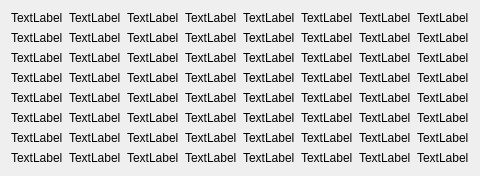
            <widget class="QWidget" name="screen64x">
             <layout class="QGridLayout" name="gridLayout">
              <item row="8" column="0">
               <widget class="QLabel" name="chscreen_7_70">
                <property name="text">
                 <string>TextLabel</string>
                </property>
               </widget>
              </item>
              <item row="1" column="0">
               <widget class="QLabel" name="chscreen_7_10">
                <property name="text">
                 <string>TextLabel</string>
                </property>
               </widget>
              </item>
              <item row="5" column="1">
               <widget class="QLabel" name="chscreen_7_51">
                <property name="text">
                 <string>TextLabel</string>
                </property>
               </widget>
              </item>
              <item row="0" column="3">
               <widget class="QLabel" name="chscreen_7_03">
                <property name="text">
                 <string>TextLabel</string>
                </property>
               </widget>
              </item>
              <item row="0" column="0">
               <widget class="QLabel" name="chscreen_7_00">
                <property name="text">
                 <string>TextLabel</string>
                </property>
               </widget>
              </item>
              <item row="8" column="1">
               <widget class="QLabel" name="chscreen_7_71">
                <property name="text">
                 <string>TextLabel</string>
                </property>
               </widget>
              </item>
              <item row="3" column="0">
               <widget class="QLabel" name="chscreen_7_30">
                <property name="text">
                 <string>TextLabel</string>
                </property>
               </widget>
              </item>
              <item row="0" column="2">
               <widget class="QLabel" name="chscreen_7_02">
                <property name="text">
                 <string>TextLabel</string>
                </property>
               </widget>
              </item>
              <item row="0" column="5">
               <widget class="QLabel" name="chscreen_7_05">
                <property name="text">
                 <string>TextLabel</string>
                </property>
               </widget>
              </item>
              <item row="5" column="0">
               <widget class="QLabel" name="chscreen_7_50">
                <property name="text">
                 <string>TextLabel</string>
                </property>
               </widget>
              </item>
              <item row="0" column="7">
               <widget class="QLabel" name="chscreen_7_07">
                <property name="text">
                 <string>TextLabel</string>
                </property>
               </widget>
              </item>
              <item row="2" column="0">
               <widget class="QLabel" name="chscreen_7_20">
                <property name="text">
                 <string>TextLabel</string>
                </property>
               </widget>
              </item>
              <item row="0" column="4">
               <widget class="QLabel" name="chscreen_7_04">
                <property name="text">
                 <string>TextLabel</string>
                </property>
               </widget>
              </item>
              <item row="0" column="6">
               <widget class="QLabel" name="chscreen_7_06">
                <property name="text">
                 <string>TextLabel</string>
                </property>
               </widget>
              </item>
              <item row="0" column="1">
               <widget class="QLabel" name="chscreen_7_01">
                <property name="text">
                 <string>TextLabel</string>
                </property>
               </widget>
              </item>
              <item row="4" column="0">
               <widget class="QLabel" name="chscreen_7_40">
                <property name="text">
                 <string>TextLabel</string>
                </property>
               </widget>
              </item>
              <item row="6" column="0">
               <widget class="QLabel" name="chscreen_7_60">
                <property name="text">
                 <string>TextLabel</string>
                </property>
               </widget>
              </item>
              <item row="6" column="1">
               <widget class="QLabel" name="chscreen_7_61">
                <property name="text">
                 <string>TextLabel</string>
                </property>
               </widget>
              </item>
              <item row="4" column="2">
               <widget class="QLabel" name="chscreen_7_42">
                <property name="text">
                 <string>TextLabel</string>
                </property>
               </widget>
              </item>
              <item row="3" column="2">
               <widget class="QLabel" name="chscreen_7_32">
                <property name="text">
                 <string>TextLabel</string>
                </property>
               </widget>
              </item>
              <item row="2" column="2">
               <widget class="QLabel" name="chscreen_7_22">
                <property name="text">
                 <string>TextLabel</string>
                </property>
               </widget>
              </item>
              <item row="1" column="2">
               <widget class="QLabel" name="chscreen_7_12">
                <property name="text">
                 <string>TextLabel</string>
                </property>
               </widget>
              </item>
              <item row="5" column="2">
               <widget class="QLabel" name="chscreen_7_52">
                <property name="text">
                 <string>TextLabel</string>
                </property>
               </widget>
              </item>
              <item row="5" column="3">
               <widget class="QLabel" name="chscreen_7_53">
                <property name="text">
                 <string>TextLabel</string>
                </property>
               </widget>
              </item>
              <item row="4" column="4">
               <widget class="QLabel" name="chscreen_7_44">
                <property name="text">
                 <string>TextLabel</string>
                </property>
               </widget>
              </item>
              <item row="3" column="5">
               <widget class="QLabel" name="chscreen_7_35">
                <property name="text">
                 <string>TextLabel</string>
                </property>
               </widget>
              </item>
              <item row="4" column="6">
               <widget class="QLabel" name="chscreen_7_46">
                <property name="text">
                 <string>TextLabel</string>
                </property>
               </widget>
              </item>
              <item row="5" column="7">
               <widget class="QLabel" name="chscreen_7_57">
                <property name="text">
                 <string>TextLabel</string>
                </property>
               </widget>
              </item>
              <item row="1" column="1">
               <widget class="QLabel" name="chscreen_7_11">
                <property name="text">
                 <string>TextLabel</string>
                </property>
               </widget>
              </item>
              <item row="2" column="1">
               <widget class="QLabel" name="chscreen_7_21">
                <property name="text">
                 <string>TextLabel</string>
                </property>
               </widget>
              </item>
              <item row="3" column="1">
               <widget class="QLabel" name="chscreen_7_31">
                <property name="text">
                 <string>TextLabel</string>
                </property>
               </widget>
              </item>
              <item row="4" column="1">
               <widget class="QLabel" name="chscreen_7_41">
                <property name="text">
                 <string>TextLabel</string>
                </property>
               </widget>
              </item>
              <item row="4" column="3">
               <widget class="QLabel" name="chscreen_7_43">
                <property name="text">
                 <string>TextLabel</string>
                </property>
               </widget>
              </item>
              <item row="6" column="2">
               <widget class="QLabel" name="chscreen_7_62">
                <property name="text">
                 <string>TextLabel</string>
                </property>
               </widget>
              </item>
              <item row="8" column="2">
               <widget class="QLabel" name="chscreen_7_72">
                <property name="text">
                 <string>TextLabel</string>
                </property>
               </widget>
              </item>
              <item row="2" column="3">
               <widget class="QLabel" name="chscreen_7_23">
                <property name="text">
                 <string>TextLabel</string>
                </property>
               </widget>
              </item>
              <item row="3" column="4">
               <widget class="QLabel" name="chscreen_7_34">
                <property name="text">
                 <string>TextLabel</string>
                </property>
               </widget>
              </item>
              <item row="4" column="5">
               <widget class="QLabel" name="chscreen_7_45">
                <property name="text">
                 <string>TextLabel</string>
                </property>
               </widget>
              </item>
              <item row="3" column="6">
               <widget class="QLabel" name="chscreen_7_36">
                <property name="text">
                 <string>TextLabel</string>
                </property>
               </widget>
              </item>
              <item row="4" column="7">
               <widget class="QLabel" name="chscreen_7_47">
                <property name="text">
                 <string>TextLabel</string>
                </property>
               </widget>
              </item>
              <item row="1" column="4">
               <widget class="QLabel" name="chscreen_7_14">
                <property name="text">
                 <string>TextLabel</string>
                </property>
               </widget>
              </item>
              <item row="2" column="4">
               <widget class="QLabel" name="chscreen_7_24">
                <property name="text">
                 <string>TextLabel</string>
                </property>
               </widget>
              </item>
              <item row="3" column="3">
               <widget class="QLabel" name="chscreen_7_33">
                <property name="text">
                 <string>TextLabel</string>
                </property>
               </widget>
              </item>
              <item row="5" column="4">
               <widget class="QLabel" name="chscreen_7_54">
                <property name="text">
                 <string>TextLabel</string>
                </property>
               </widget>
              </item>
              <item row="6" column="3">
               <widget class="QLabel" name="chscreen_7_63">
                <property name="text">
                 <string>TextLabel</string>
                </property>
               </widget>
              </item>
              <item row="8" column="3">
               <widget class="QLabel" name="chscreen_7_73">
                <property name="text">
                 <string>TextLabel</string>
                </property>
               </widget>
              </item>
              <item row="8" column="4">
               <widget class="QLabel" name="chscreen_7_74">
                <property name="text">
                 <string>TextLabel</string>
                </property>
               </widget>
              </item>
              <item row="6" column="4">
               <widget class="QLabel" name="chscreen_7_64">
                <property name="text">
                 <string>TextLabel</string>
                </property>
               </widget>
              </item>
              <item row="5" column="5">
               <widget class="QLabel" name="chscreen_7_55">
                <property name="text">
                 <string>TextLabel</string>
                </property>
               </widget>
              </item>
              <item row="3" column="7">
               <widget class="QLabel" name="chscreen_7_37">
                <property name="text">
                 <string>TextLabel</string>
                </property>
               </widget>
              </item>
              <item row="2" column="5">
               <widget class="QLabel" name="chscreen_7_25">
                <property name="text">
                 <string>TextLabel</string>
                </property>
               </widget>
              </item>
              <item row="1" column="3">
               <widget class="QLabel" name="chscreen_7_13">
                <property name="text">
                 <string>TextLabel</string>
                </property>
               </widget>
              </item>
              <item row="1" column="5">
               <widget class="QLabel" name="chscreen_7_15">
                <property name="text">
                 <string>TextLabel</string>
                </property>
               </widget>
              </item>
              <item row="6" column="5">
               <widget class="QLabel" name="chscreen_7_65">
                <property name="text">
                 <string>TextLabel</string>
                </property>
               </widget>
              </item>
              <item row="8" column="5">
               <widget class="QLabel" name="chscreen_7_75">
                <property name="text">
                 <string>TextLabel</string>
                </property>
               </widget>
              </item>
              <item row="2" column="6">
               <widget class="QLabel" name="chscreen_7_26">
                <property name="text">
                 <string>TextLabel</string>
                </property>
               </widget>
              </item>
              <item row="1" column="6">
               <widget class="QLabel" name="chscreen_7_16">
                <property name="text">
                 <string>TextLabel</string>
                </property>
               </widget>
              </item>
              <item row="8" column="6">
               <widget class="QLabel" name="chscreen_7_76">
                <property name="text">
                 <string>TextLabel</string>
                </property>
               </widget>
              </item>
              <item row="5" column="6">
               <widget class="QLabel" name="chscreen_7_56">
                <property name="text">
                 <string>TextLabel</string>
                </property>
               </widget>
              </item>
              <item row="6" column="6">
               <widget class="QLabel" name="chscreen_7_66">
                <property name="text">
                 <string>TextLabel</string>
                </property>
               </widget>
              </item>
              <item row="1" column="7">
               <widget class="QLabel" name="chscreen_7_17">
                <property name="text">
                 <string>TextLabel</string>
                </property>
               </widget>
              </item>
              <item row="2" column="7">
               <widget class="QLabel" name="chscreen_7_27">
                <property name="text">
                 <string>TextLabel</string>
                </property>
               </widget>
              </item>
              <item row="6" column="7">
               <widget class="QLabel" name="chscreen_7_67">
                <property name="text">
                 <string>TextLabel</string>
                </property>
               </widget>
              </item>
              <item row="8" column="7">
               <widget class="QLabel" name="chscreen_7_77">
                <property name="text">
                 <string>TextLabel</string>
                </property>
               </widget>
              </item>
             </layout>
            </widget>
